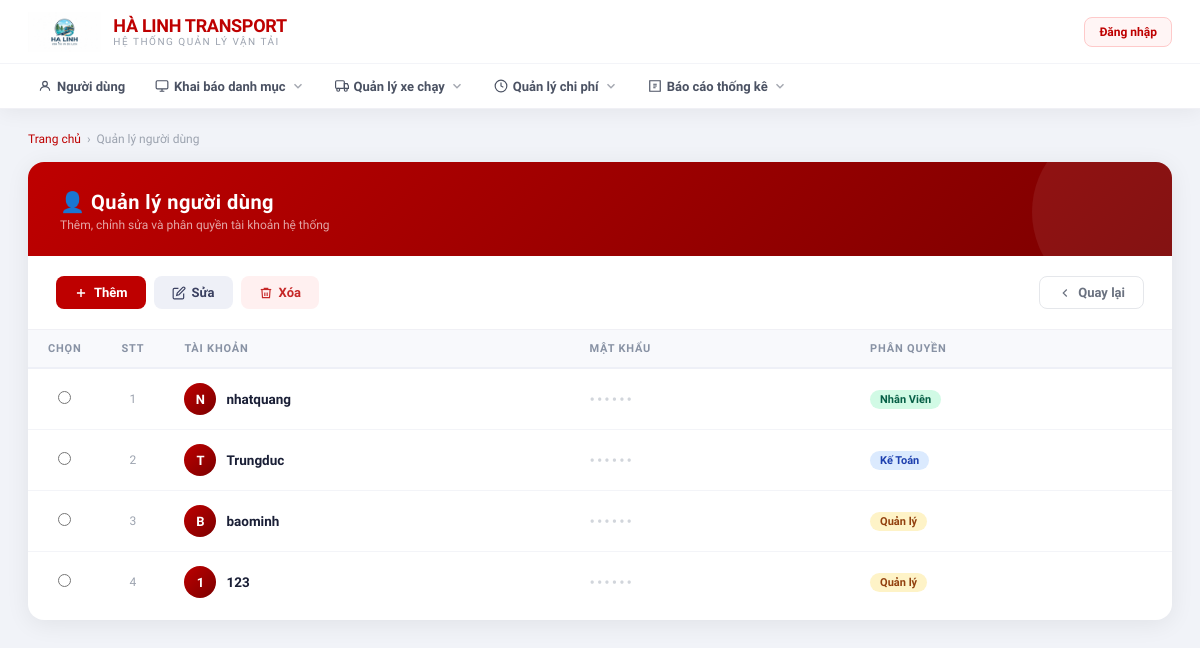
The app's page /quan_li_nguoi_dung.php (signed in), older data.
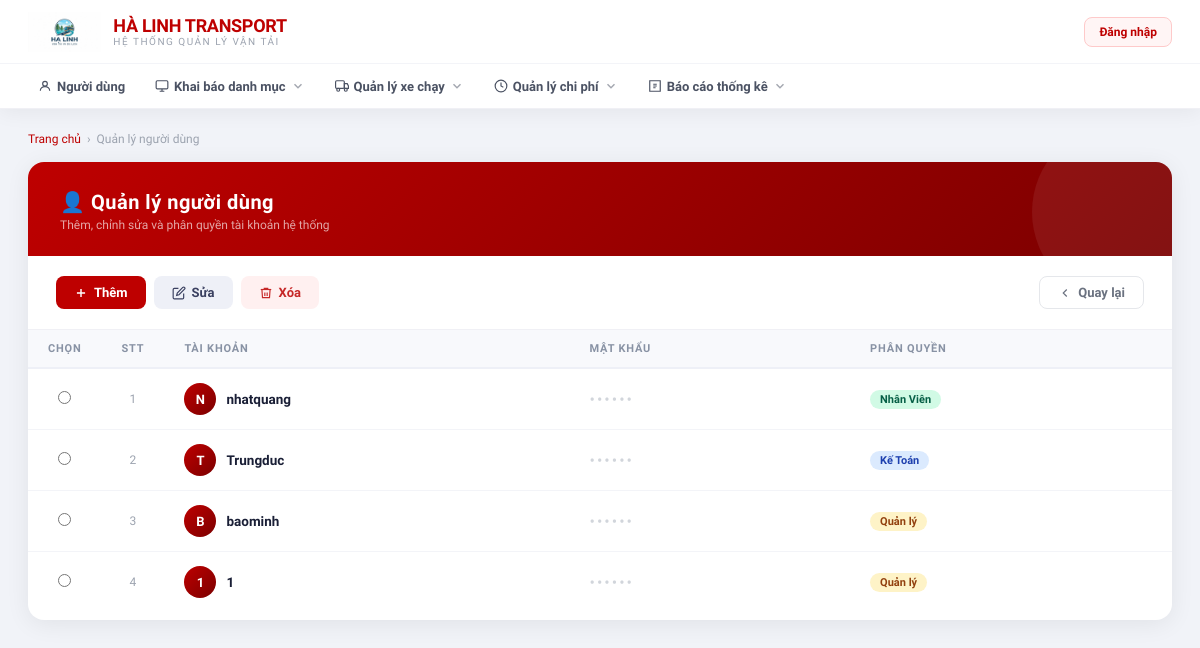
The same page, newer data.
### tables this page shows
CREATE TABLE `users` (
  `id` int(11) NOT NULL,
  `username` varchar(50) NOT NULL,
  `password` varchar(255) NOT NULL,
  `fullname` varchar(100) DEFAULT NULL,
  `role` varchar(50) DEFAULT 'Nhân Viên',
  `created_at` timestamp NOT NULL DEFAULT current_timestamp()
);

### quan_li_nguoi_dung.php (the view, shortened to what this page needs)
<?php
include 'conn.php';
$result = $conn->query("SELECT * FROM users ORDER BY id ASC");
?>
<!DOCTYPE html>
<html lang="vi">
<head>
</head>
<body>
<?php include 'navbar.php'; ?>
<div class="page-wrapper">
    <div class="page-meta">
        <a href="index.php">Trang chủ</a>
        <span>›</span>
        <span>Quản lý người dùng</span>
    </div>
    <div class="card">
        <div class="card-header">
            <h1>👤 Quản lý người dùng</h1>
            <p>Thêm, chỉnh sửa và phân quyền tài khoản hệ thống</p>
        </div>
        <div class="toolbar">
            <button class="btn btn-primary" onclick="openModal('form_user.php?action=add','THÊM NGƯỜI DÙNG')">
                <svg width="14" height="14" fill="none" stroke="currentColor" stroke-width="2.5" viewBox="0 0 24 24"><path d="M12 5v14M5 12h14"/></svg>
                Thêm
            </button>
            <button class="btn btn-secondary" onclick="editUser()">
                <svg width="14" height="14" fill="none" stroke="currentColor" stroke-width="2" viewBox="0 0 24 24"><path d="M11 4H4a2 2 0 0 0-2 2v14a2 2 0 0 0 2 2h14a2 2 0 0 0 2-2v-7"/><path d="M18.5 2.5a2.121 2.121 0 0 1 3 3L12 15l-4 1 1-4 9.5-9.5z"/></svg>
                Sửa
            </button>
            <button class="btn btn-danger" onclick="deleteUser()">
                <svg width="14" height="14" fill="none" stroke="currentColor" stroke-width="2" viewBox="0 0 24 24"><polyline points="3 6 5 6 21 6"/><path d="M19 6l-1 14H6L5 6"/><path d="M10 11v6M14 11v6"/><path d="M9 6V4h6v2"/></svg>
                Xóa
            </button>
            <a href="index.php" class="btn btn-ghost" style="margin-left:auto;">
                <svg width="14" height="14" fill="none" stroke="currentColor" stroke-width="2" viewBox="0 0 24 24"><path d="M15 18l-6-6 6-6"/></svg>
                Quay lại
            </a>
        </div>
        <div class="table-wrap">
            <table id="userTable">
                <thead>
                    <tr>
                        <th>Chọn</th>
                        <th>STT</th>
                        <th>Tài khoản</th>
                        <th>Mật khẩu</th>
                        <th>Phân quyền</th>
                    </tr>
                </thead>
                <tbody>
                    <?php
                    $stt = 1;
                    $rows = [];
                    while ($row = $result->fetch_assoc()) $rows[] = $row;
                    if (empty($rows)):
                    ?>
                    <tr>
                        <td colspan="5">
                            <div class="empty">
                                <svg width="48" height="48" fill="none" stroke="#9ca3af" stroke-width="1.5" viewBox="0 0 24 24"><circle cx="12" cy="8" r="4"/><path d="M4 20c0-4 3.6-7 8-7s8 3 8 7"/></svg>
                                <p>Chưa có người dùng nào</p>
                            </div>
                        </td>
                    </tr>
                    <?php else: foreach ($rows as $row):
                        $initial = strtoupper(mb_substr($row['username'], 0, 1));
                        $role = $row['role'];
                        $badgeClass = match(true) {
                            str_contains($role, 'Quản') => 'badge-admin',
                            str_contains($role, 'Kế')   => 'badge-ke-toan',
                            str_contains($role, 'Nhân') => 'badge-nhan-vien',
                            default => 'badge-default'
                        };
                    ?>
                    <tr onclick="selectRow(this, <?= $row['id'] ?>)">
                        <td>
                            <input type="radio" name="user_select" value="<?= $row['id'] ?>"
                                   onclick="event.stopPropagation(); selectRow(this.closest('tr'), <?= $row['id'] ?>)">
                        </td>
                        <td><?= $stt++ ?></td>
                        <td>
                            <div class="user-cell">
                                <div class="avatar"><?= $initial ?></div>
                                <span class="username"><?= htmlspecialchars($row['username']) ?></span>
                            </div>
                        </td>
                        <td><span class="pw-mask">••••••</span></td>
                        <td><span class="badge <?= $badgeClass ?>"><?= htmlspecialchars($role) ?></span></td>
                    </tr>
                    <?php endforeach; endif; ?>
                </tbody>
            </table>
        </div>
    </div>
</div>
</body>
</html>

Row changes from the older to the newer data that the page shows:
removed users: username "1", username "123", role "Quản lý"
added users: username "1", role "Quản lý"
